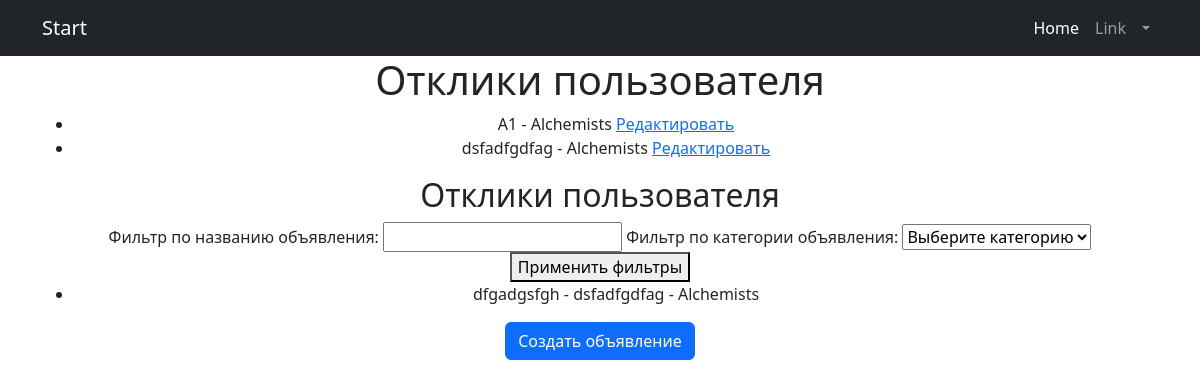
Before: /user/responses/ (signed in) with the older database file.
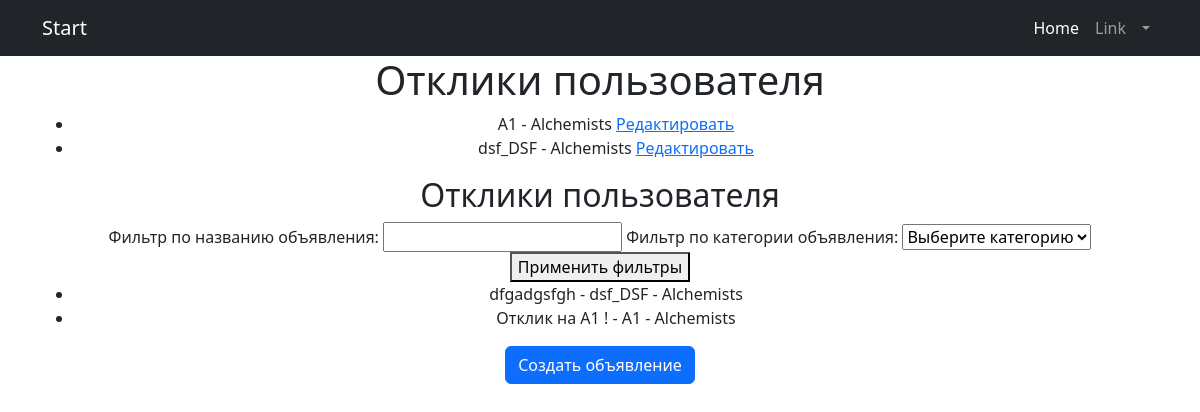
After: the same page with the newer database file.
### chat/models.py (models this page shows, shortened)
class Advertisement(models.Model):
    user = models.ForeignKey(settings.AUTH_USER_MODEL, on_delete=models.CASCADE)
    title = models.CharField(max_length=100)
    text = models.TextField()
    image = models.ImageField(upload_to='images/', blank=True, null=True)
    video = models.FileField(upload_to='videos/', blank=True, null=True)
    content = RichTextField()
    category_choices = [
        ('Tanks', 'Танки'),
        ('Healers', 'Хилы'),
        ('DPS', 'ДД'),
        ('Traders', 'Торговцы'),
        ('Guild Masters', 'Гилдмастеры'),
        ('Quest Givers', 'Квестгиверы'),
        ('Blacksmiths', 'Кузнецы'),
        ('Leatherworkers', 'Кожевники'),
        ('Alchemists', 'Зельевары'),
        ('Spellcasters', 'Мастера заклинаний'),
    ]
    category = models.CharField(max_length=20, choices=category_choices)

class Response(models.Model):
    advertisement = models.ForeignKey(Advertisement, on_delete=models.CASCADE, related_name='responses')
    user = models.ForeignKey(settings.AUTH_USER_MODEL, on_delete=models.CASCADE)
    content = models.TextField()

### chat/views.py (the view)
# urls.py: path('user/responses/', views.user_responses, name='user_responses'),
def user_responses(request, advertisement_id=None):
    form = AdvertisementForm()
    user_id = request.user.id
    user_responses = filter_user_responses(user_id, title=request.GET.get('title'),
                                           category=request.GET.get('category'), advertisement_id=advertisement_id)
    user_advertisements = Advertisement.objects.filter(user_id=user_id)
    return render(request, 'private.html',
                  {'form': form, 'user_responses': user_responses, 'user_advertisements': user_advertisements})

### chat/forms.py
class AdvertisementForm(forms.ModelForm):
    class Meta:
        model = Advertisement
        fields = ['title', 'text', 'category', 'image']

### chat/filter.py (called while the page is built)
def filter_user_responses(user_id, title=None, category=None, advertisement_id=None):
    responses = Response.objects.filter(user_id=user_id)
    if advertisement_id:
        responses = responses.filter(advertisement_id=advertisement_id)
    if title:
        responses = responses.filter(advertisement__title=title)
    if category:
        responses = responses.filter(advertisement__category=category)
    return responses

### chat/templates/private.html (shortened to what this page needs)
{% extends "default.html" %}
{% block content %}
<h1>Отклики пользователя</h1>
<ul>
    {% for advertisement in user_advertisements %}
        <li>
            {{ advertisement.title }} - {{ advertisement.category }}
            <a href="{% url 'advertisement_update' pk=advertisement.id %}">Редактировать</a>
        </li>
    {% empty %}
        <li>У вас пока нет объявлений. <a href="{% url 'advertisement_create' %}">Создать объявление</a></li>
    {% endfor %}
</ul>
<h2>Отклики пользователя</h2>
<form method="GET">
    <label for="title">Фильтр по названию объявления:</label>
    <input type="text" name="title" id="title" value="{{ request.GET.title }}">
    <label for="category">Фильтр по категории объявления:</label>
    <select name="category" id="category">
        <option value="">Выберите категорию</option>
    </select>
    <button type="submit">Применить фильтры</button>
</form>
<ul>
    {% for response in user_responses %}
        <li>{{ response.content }} - {{ response.advertisement.title }} - {{ response.advertisement.category }}</li>
    {% empty %}
        <li>Нет откликов соответствующих выбранным фильтрам</li>
    {% endfor %}
</ul>
<a href="{% url 'advertisement_create' %}" class="btn btn-primary">Создать объявление</a>
{% endblock %}

Changed rows visible on the page:
changed Advertisement: title "dsfadfgdfag" → "dsf_DSF"
changed through a linked row, Response "dfgadgsfgh": advertisement "dsfadfgdfag" → "dsf_DSF"
added Response: content "Отклик на A1 !", advertisement "A1", advertisement.category "Alchemists"
